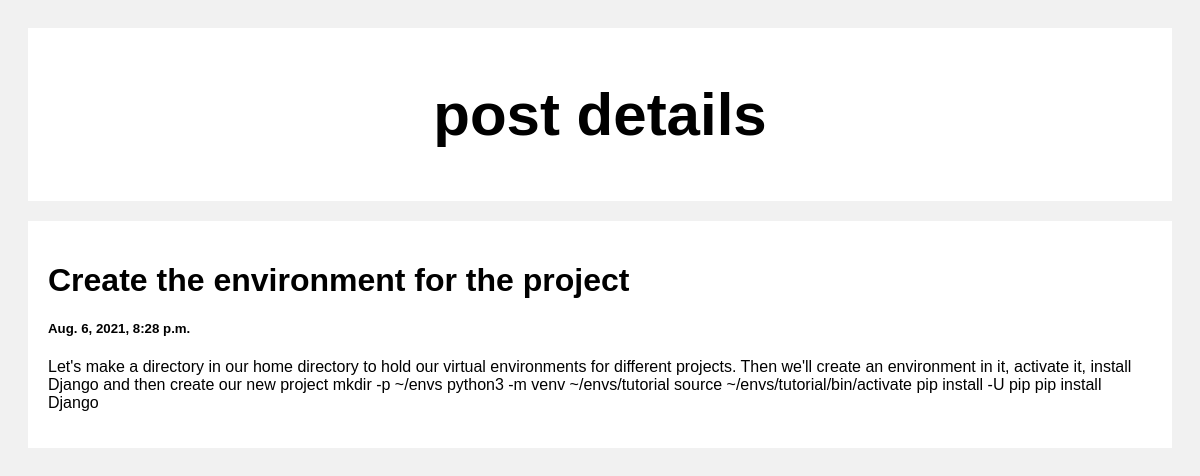
The page /posts/post/2 on the database its author committed.
### posts/models.py (models this page shows)
class Post(models.Model):
    title = models.CharField(max_length=200)
    body = models.TextField()
    created_at = models.DateTimeField(default=datetime.now , blank=True)

### posts/views.py (the view)
# urls.py: path('post/', views.index,name='index'),
def post(request,pk):
    posts = Post.objects.get(id=pk)
    return render(request, 'post.html', {'posts': posts})

### templates/post.html (shortened to what this page needs)
<!DOCTYPE html>
<html>
<head>
</head>
<body>
<div class="header">
  <h2>post details</h2>
</div>
<div class="row">
  <div class="leftcolumn">
    <div class="card">
        <h1>{{posts.title}}</h1>
        <h5>{{posts.created_at}}</h5>
        <p>{{posts.body}}</p>
    </div>
  </div>
</div>
</body>
</html>

### templates/post.html (style rules this page uses)
* { box-sizing: border-box; }
body { font-family: Arial; padding: 20px; background: #f1f1f1; }
.header { padding: 2px; font-size: 40px; text-align: center; background: white; }
.leftcolumn { float: left; width: 100%; }
.card { background-color: white; padding: 20px; margin-top: 20px; }
.row:after { content: ""; display: table; clear: both; }

### rows shown on the page
Post: title "Create the environment for the project", created_at "Aug. 6, 2021, 8:28 p.m.", body "Let's make a directory in our home directory to hold our virtual environments for different projects. Then we'll create an environment in it, activate it, install Django and then create our new project mkdir -p ~/envs python3 -m venv ~/envs/tutorial source ~/envs/tutorial/bin/activate pip install -U pip pip install Django"
